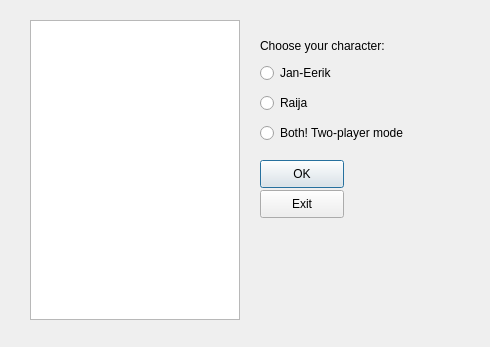
<?xml version="1.0" encoding="UTF-8"?>
<ui version="4.0">
 <class>Dialog</class>
 <widget class="QDialog" name="Dialog">
  <property name="geometry">
   <rect>
    <x>0</x>
    <y>0</y>
    <width>490</width>
    <height>347</height>
   </rect>
  </property>
  <property name="minimumSize">
   <size>
    <width>400</width>
    <height>300</height>
   </size>
  </property>
  <property name="windowTitle">
   <string>Dialog</string>
  </property>
  <widget class="QPushButton" name="OKButton">
   <property name="geometry">
    <rect>
     <x>260</x>
     <y>160</y>
     <width>84</width>
     <height>28</height>
    </rect>
   </property>
   <property name="text">
    <string>OK</string>
   </property>
  </widget>
  <widget class="QPushButton" name="exitButton">
   <property name="geometry">
    <rect>
     <x>260</x>
     <y>190</y>
     <width>84</width>
     <height>28</height>
    </rect>
   </property>
   <property name="text">
    <string>Exit</string>
   </property>
  </widget>
  <widget class="QRadioButton" name="pulsu1Button">
   <property name="geometry">
    <rect>
     <x>260</x>
     <y>60</y>
     <width>106</width>
     <height>26</height>
    </rect>
   </property>
   <property name="text">
    <string>Jan-Eerik</string>
   </property>
  </widget>
  <widget class="QRadioButton" name="pulsu2Button">
   <property name="geometry">
    <rect>
     <x>260</x>
     <y>90</y>
     <width>106</width>
     <height>26</height>
    </rect>
   </property>
   <property name="text">
    <string>Raija</string>
   </property>
  </widget>
  <widget class="QGraphicsView" name="graphicsView">
   <property name="geometry">
    <rect>
     <x>30</x>
     <y>20</y>
     <width>210</width>
     <height>300</height>
    </rect>
   </property>
  </widget>
  <widget class="QLabel" name="label">
   <property name="geometry">
    <rect>
     <x>260</x>
     <y>30</y>
     <width>181</width>
     <height>31</height>
    </rect>
   </property>
   <property name="text">
    <string>Choose your character:</string>
   </property>
  </widget>
  <widget class="QRadioButton" name="twoPlayerButton">
   <property name="geometry">
    <rect>
     <x>260</x>
     <y>120</y>
     <width>191</width>
     <height>26</height>
    </rect>
   </property>
   <property name="text">
    <string>Both! Two-player mode</string>
   </property>
  </widget>
 </widget>
 <resources/>
 <connections>
  <connection>
   <sender>OKButton</sender>
   <signal>clicked()</signal>
   <receiver>Dialog</receiver>
   <slot>accept()</slot>
   <hints>
    <hint type="sourcelabel">
     <x>331</x>
     <y>33</y>
    </hint>
    <hint type="destinationlabel">
     <x>199</x>
     <y>149</y>
    </hint>
   </hints>
  </connection>
  <connection>
   <sender>exitButton</sender>
   <signal>clicked()</signal>
   <receiver>Dialog</receiver>
   <slot>reject()</slot>
   <hints>
    <hint type="sourcelabel">
     <x>331</x>
     <y>63</y>
    </hint>
    <hint type="destinationlabel">
     <x>199</x>
     <y>149</y>
    </hint>
   </hints>
  </connection>
 </connections>
</ui>
